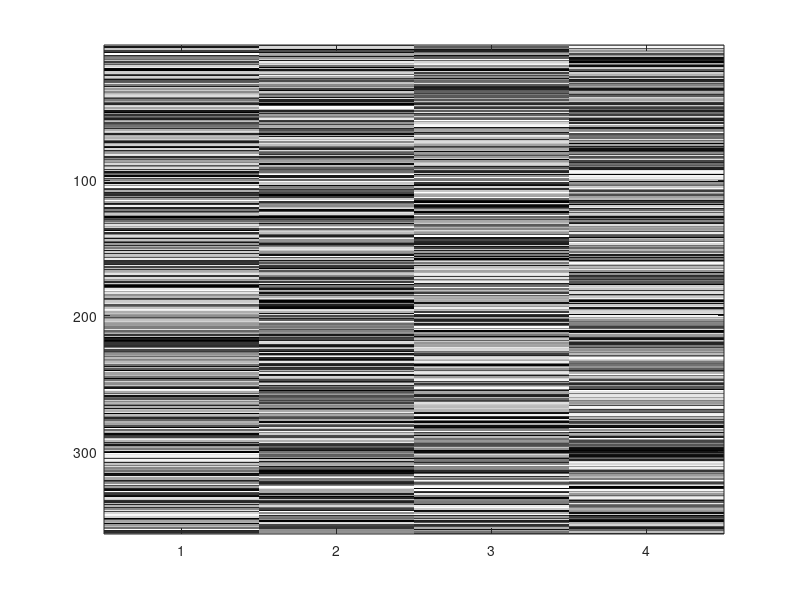

Source code (MATLAB): (Note: this script raises an error after producing the figure.)
function [Par,DffData] = TPA_FastEventDetect(Par,DffData,FigNum)
% TPA_FastEventDetect - performs spike extraction from ROI dF/F data
% using local fast transition from low to high 
% Inputs:
%   Par         - control structure
%   DffData      - nTime x nRoi value at each ROI line
%
% Outputs:
%   Par         - control structure updated
%   strROI      - nTime x nRoi detected spikes

%-----------------------------
% Ver	Date	 Who	Descr
%-----------------------------
% 19.22 16.02.15 UD     Adopted for traces.
% 13.24 05.08.14 UD     max response time limit. Resolves area when signal below 0
% 13.23 17.06.14 UD     only valid
% 13.18 11.06.14 UD     created
%-----------------------------

if nargin < 1,  Par = localParInit(); end;
if nargin < 2, DffData = rand(360,4); end;
if nargin < 3, FigNum = 1; end;

% params
if isempty(Par), Par = localParInit(); end;

% check for multiple Z ROIs
numROI          = size(DffData,2);
if numROI < 1,
    errordlg('Reuires ROI structure to be loaded / defined')
    return
end
% check that processing is in place
nR              = size(DffData,1);
if nR < 1,
    errordlg('Reuires ROI structure to be processed with dF/F')
    return
end
imgDataFilt     = zeros(nR,numROI);
imgDataCol      = zeros(nR,numROI);

%%%%%
% Define Filter
%%%%%
sampFreq        = 1/Par.ImageSampleTime;
filtDur         = Par.DeconvFiltDur * sampFreq;      % filter duration in sec
%filtTau     = Par.DeconvFiltTau * sampFreq;     % filter slope in 1/sec
filtLenH        = ceil(filtDur/2);
filtLen         = filtLenH*2;

%filtSmoothLen = ceil(Par.SmoothFiltDur * sampFreq);
%filtShape   = exp(-(0:filtLen-1)'./(filtTau));

% prepare for deconvolution - freq domain
% domain      = true(filtLen,1);
% patt        = [1;2;1];
%filtSmooth  = ones(filtLen,1);
filtSmooth          = hamming(filtLen); 
%filtSmooth  = gausswin(filtLen); 

filtSmooth          = filtSmooth./sum(filtSmooth);

% additional params
MaxMinThr           = Par.DeconvFiltRiseAmp;  % determine the difference in rize time
%MinSpikeWidth       = ceil(filtTau);     % samples for average spike
ArtifactTime        = 2;    % samples in the initial time to remove spikes
SupWinSize          = ceil(Par.DeconvFiltRiseTime * sampFreq);
respMinWidth        = ceil(Par.DeconvRespMinWidth * sampFreq); % minimal width
respMaxWidth        = ceil(Par.DeconvRespMaxWidth * sampFreq); % max width


%%%%%
% Process one by one
%%%%%

for k = 1:numROI,
    
    % Processing works on columns
    traceSig            = DffData(:,k);
    
    % smooth
    dFFFilt             = filtfilt(filtSmooth,1,traceSig);
    
    % prepare for transition
    dFFMinFix           = [zeros(SupWinSize-1,1)+10;  dFFFilt(1:end-SupWinSize+1) ];
    dFFMaxFix           = [dFFFilt(SupWinSize:end); zeros(SupWinSize-1,1)+0 ];


    % find places with bif difference betwen min and max
    dMaxMin             = dFFMaxFix - dFFMinFix;
    dMaxMin(1:ArtifactTime) = 0;  % if any artifact
    dMaxMinInd          = find(dMaxMin > MaxMinThr & [dMaxMin(2:end); 0] < dMaxMin & dMaxMin >= [10; dMaxMin(1:end-1)]);


    % determine width of the response
    s_num       = numel(dMaxMinInd);
    SpikeArea   = zeros(s_num,1); % contains response width
    SpikeWidth  = zeros(s_num,1); % contains response width
    SpikeHeight = zeros(s_num,1); % contains response width
    for s = 1:s_num,
        first_point  = dMaxMinInd(s);
        last_point   = min(nR,first_point + 1); %min(nR,first_point + MinSpikeWidth);
        if s == s_num,
            lastPos      = nR;
        else
            lastPos      = min(nR,dMaxMinInd(s+1));  % go to the next rise
        end
            
        while dFFFilt(last_point) >= dFFFilt(first_point) && last_point < lastPos,
            last_point = last_point + 1;
        end;

        
        % record only above minimal width
        currWidth       = (last_point - first_point);
        if currWidth >= respMinWidth && currWidth < respMaxWidth,
            SpikeHeight(s) = max(dFFFilt(first_point:last_point)) - dFFFilt(first_point);
            SpikeArea(s)   = sum(dFFFilt(first_point:last_point) - dFFFilt(first_point)) ; % resolves when signal below 0
            SpikeWidth(s)  = currWidth;  
        end
    end;
    
    
    
    % create spike train
    SpikeTrain  = dFFFilt*0;
    for s = 1:s_num,
        SpikeTrain(dMaxMinInd(s):dMaxMinInd(s)+SpikeWidth(s)) = SpikeHeight(s);
    end;
    SpikeTrain              = SpikeTrain(1:nR); 
    
    % valid spikes
    %validInd                = find(SpikeWidth > 1);
    
    
    % save
    imgDataCol(:,k)         = DffData(:,k); % save for test
    imgDataFilt(:,k)        = dFFFilt ;     % filtered
    DffData(:,k)            = SpikeTrain;   % detected
    
end;

% output
%DTP_ManageText([], sprintf('Spike Decoding of dF/F ROI is computed'),  'I' ,0)


if FigNum < 1, return; end;

timeImage       = (1:nR)*Par.ImageSampleTime;

figure(FigNum), set(gcf,'Tag','TwoPhotonAnalysis'),clf; hFig2 = gcf;
imagesc(1:numROI,1:nR,imgDataCol);colormap(gray);impixelinfo
xlabel('Column number'),ylabel('Row number')
hold on;
for k = 1:numROI,
    %colStart         = StrROI{k}.xy(1,1);
    %colEnd           = StrROI{k}.xy(2,1);
    %text(k,20+rem(k,2)*20,strROI{k}.name,'Color', strROI{k}.color,'FontWeight','bold','Interpreter','none')
end;
hold off;
title(sprintf('Spike Extracted Data : %d - cells,  ',numROI),'interpreter','none')

cellShowId = k;

figure(FigNum+1), set(gcf,'Tag','TwoPhotonAnalysis'),clf; hFig3 = gcf;
plot(timeImage, imgDataCol(:,cellShowId),'b',timeImage,imgDataFilt(:,cellShowId),'k', timeImage,DffData(:,cellShowId),'r')
xlabel('Time [sec]'), ylabel('Amplitude [Volt]')
legend('dF/F','dF/F Smooth','Spike Deconv')
title(sprintf('Cell %s : Deconvolution Results',strROI{cellShowId}.name))


% Init neurophil figure
figure(hFig2)
set(hFig2,'WindowButtonDownFcn',@hFig2_wbdcb)
set(gca,'DrawMode','fast');

% use wheele to do cell browsing
figure(hFig2)
set(hFig2,'WindowScrollWheelFcn',@hFig2_scroll)
set(gca,'DrawMode','fast');



%%%%%%%%%%%%%%
% hFig2 - Callbacks
%%%%%%%%%%%%%%
    function hFig2_wbdcb(src,evnt)
        
        if strcmp(get(src,'SelectionType'),'normal')
            %set(src,'pointer','circle')
            cp = get(gca,'CurrentPoint');
            xinit = cp(1,1);
            xinit = round(xinit) + [1 1]*0;
            XLim = get(gca,'XLim');
            % check the point location
            if xinit(1) < XLim(1) || XLim(2) < xinit(1) , return; end;
            
            %yinit = [yinit yinit];
            yinit = cp(1,2);
            yinit = round(yinit) + [1 1]*0;
            YLim = get(gca,'YLim');
            if yinit(1) < YLim(1) || YLim(2) < yinit(1) , return; end;
            
            figure(hFig2),
            hcross(1) = line('XData',xinit,'YData',YLim,'color','m','LineStyle',':');
            
            hcross_old = getappdata(hFig2,'hcross');
            if ~isempty(hcross_old),
                if ishandle(hcross_old),
                    delete(hcross_old); % delete previous cross
                end;
            end;
            setappdata(hFig2,'hcross',hcross);% store new
            
            cellShowId          = xinit(1);
            
            % define data
            [numL,numC]         = size(imgDataCol);
            if cellShowId < 1 || cellShowId > numC,
                disp('CellTraceProbing - wrong cell number. Exiting without update')
                return;
            end;
            
            Fig1_Redraw();
            
        end
    end



%%%%%%%%%%%%%%
% hFig - Wheele Callbacks
%%%%%%%%%%%%%%
    function hFig2_scroll(src,evnt)
        
        % define data
        [numL,numC]     = size(imgDataCol);
        if evnt.VerticalScrollCount < 0 && cellShowId < numC,
            cellShowId = cellShowId + 1;
        elseif evnt.VerticalScrollCount > 0 && cellShowId > 1,
            cellShowId = cellShowId - 1;
        end
        
        % show line
        figure(hFig2),
        hcross(1) = line('XData',ones(2,1)*cellShowId,'YData',get(gca,'YLim'),'color','m','LineStyle',':');
        hcross_old = getappdata(hFig2,'hcross');
        if ~isempty(hcross_old),
            if ishandle(hcross_old),
                delete(hcross_old); % delete previous cross
            end;
        end;
        setappdata(hFig2,'hcross',hcross);% store new
        Fig1_Redraw();
        
    end %figScroll



% redraw the image
    function Fig1_Redraw()
        
        %%%%%
        % show trace
        %%%%%
        figure(hFig3),
        %plot(timeImage, strROI{cellShowId}.procROI,'b', timeImage,strROI{cellShowId}.spikeData,'r')
        plot(timeImage, imgDataCol(:,cellShowId),'b',timeImage,imgDataFilt(:,cellShowId),'k', timeImage,DffData(:,cellShowId),'r')
        
        xlabel('Time [sec]'), ylabel('Amplitude [Volt]')
        legend('dF/F','dF/F Smooth','Spike Deconv')
        title(sprintf('Cell %s : Deconvolution Results',strROI{cellShowId}.name))
        
        
        % return attention to figure 1
        figure(hFig2),
    end
    
    
    
    % init local params
    function Par = localParInit()
        
    %%%%%%%%%%%%%%%%%%%%%%
    % Deconvolution - spike finder
    %%%%%%%%%%%%%%%%%%%%%%
    Par.DeconvType              = 1;       % type of deconvolution to use
    Par.SmoothFiltDur           = .1;       % smoothing filter (N.A. in Fast Rise)
    Par.DeconvFiltDur           = .2;       % smoothing filter duration in sec 
    Par.DeconvFiltTau           = .2;       % filter slope in 1/sec (N.A. in Fast Rise)
    Par.DeconvFiltRiseTime      = .1;       % rise time in dF/F for peak detection 
    Par.DeconvFiltRiseAmp       = .1;       % rise value Max-Min in dF/F for peak detection 
    Par.DeconvRespMinWidth      = .1;       % min cell response dF/F duration in sec 
    Par.DeconvRespMaxWidth      = 2;        % max cell response dF/F duration in sec 
    Par.ImageSampleTime         = 10e-3;   % sampling time per line in sec
    end


end


